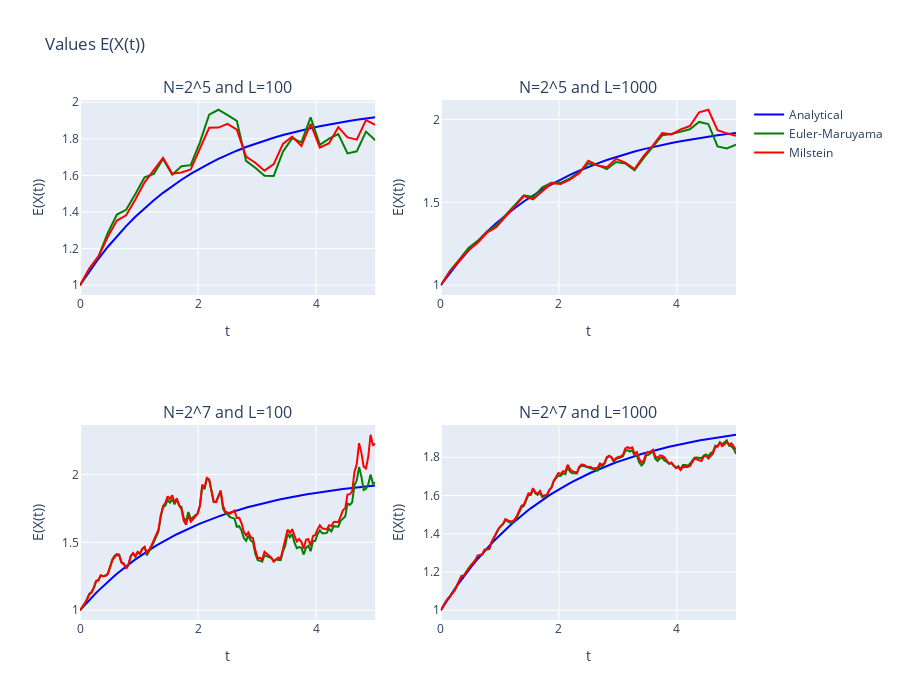

Notebook code cell kept with this figure:
### Markdown cell above
## 3. Examine the function of consecutive moments $\mathbb{E}X(t)$, $\mathbb{E}X^2(t)$, $Var X(t)$, $\mathbb{E}X^3(t)$

We will compare the values of the moments of the considered process for different lengths of intervals $N \in \{2^5, 2^7\}$ and for different number of simulations $L \in \{100, 1000\}$$ along with their approximation.

### 3.1. $E(X(t))$

### Code cell
#Initial values
title='E(X(t))'
N_s = [2**5, 2**7]
L_s = [100, 1000]
T = 5
moment = 'm1'

df_plot = pd.DataFrame()
#For each number of iterations
for i,n in enumerate(N_s):
    #For each number of simulations
    for j,l in enumerate(L_s):
        #Store reults
        df_compare = pd.concat([calculate_moments(m=moment,L=l,N=n,method='A'),
                        calculate_moments(m=moment,L=l,N=n,method='E-M'),
                        calculate_moments(m=moment,L=l,N=n,method='M')], ignore_index=True)
        df_compare['Method'] = sum([['Analytical'] * (n+1),
                                 ['Euler-Maruyama'] * (n+1),
                                 ['Milstein'] * (n+1)], [])
        df_compare['row'] = i+1
        df_compare['col'] = j+1
        df_plot = pd.concat([df_plot, df_compare], ignore_index=True)

#Plot
plot_moments(df_plot, title)

### Figure 1 — Plotly figure (JSON) as saved in the notebook; plotly's stock layout.template omitted (floating-point values rounded to 4 significant figures; data arrays with more than 128 entries replaced by an {"elided": "..."} marker saying what was removed)
{"data": [{"line": {"color": "blue"}, "name": "Analytical", "type": "scatter", "x": [0, 0.1562, 0.3125, 0.4688, 0.625, 0.7812, 0.9375, 1.094, 1.25, 1.406, 1.562, 1.719, 1.875, 2.031, 2.188, 2.344, 2.5, 2.656, 2.812, 2.969, 3.125, 3.281, 3.438, 3.594, 3.75, 3.906, 4.062, 4.219, 4.375, 4.531, 4.688, 4.844, 5], "xaxis": "x", "y": [1, 1.075, 1.145, 1.209, 1.268, 1.323, 1.374, 1.421, 1.465, 1.505, 1.542, 1.577, 1.608, 1.638, 1.665, 1.69, 1.713, 1.735, 1.755, 1.773, 1.79, 1.806, 1.821, 1.834, 1.847, 1.858, 1.869, 1.879, 1.888, 1.896, 1.904, 1.911, 1.918], "yaxis": "y"}, {"line": {"color": "blue"}, "name": "Analytical", "showlegend": false, "type": "scatter", "x": [0, 0.1562, 0.3125, 0.4688, 0.625, 0.7812, 0.9375, 1.094, 1.25, 1.406, 1.562, 1.719, 1.875, 2.031, 2.188, 2.344, 2.5, 2.656, 2.812, 2.969, 3.125, 3.281, 3.438, 3.594, 3.75, 3.906, 4.062, 4.219, 4.375, 4.531, 4.688, 4.844, 5], "xaxis": "x2", "y": [1, 1.075, 1.145, 1.209, 1.268, 1.323, 1.374, 1.421, 1.465, 1.505, 1.542, 1.577, 1.608, 1.638, 1.665, 1.69, 1.713, 1.735, 1.755, 1.773, 1.79, 1.806, 1.821, 1.834, 1.847, 1.858, 1.869, 1.879, 1.888, 1.896, 1.904, 1.911, 1.918], "yaxis": "y2"}, {"line": {"color": "blue"}, "name": "Analytical", "showlegend": false, "type": "scatter", "x": {"elided": "129 float values"}, "xaxis": "x3", "y": {"elided": "129 float values"}, "yaxis": "y3"}, {"line": {"color": "blue"}, "name": "Analytical", "showlegend": false, "type": "scatter", "x": {"elided": "129 float values"}, "xaxis": "x4", "y": {"elided": "129 float values"}, "yaxis": "y4"}, {"line": {"color": "green"}, "name": "Euler-Maruyama", "type": "scatter", "x": [0, 0.1562, 0.3125, 0.4688, 0.625, 0.7812, 0.9375, 1.094, 1.25, 1.406, 1.562, 1.719, 1.875, 2.031, 2.188, 2.344, 2.5, 2.656, 2.812, 2.969, 3.125, 3.281, 3.438, 3.594, 3.75, 3.906, 4.062, 4.219, 4.375, 4.531, 4.688, 4.844, 5], "xaxis": "x", "y": [1, 1.087, 1.156, 1.284, 1.386, 1.412, 1.498, 1.59, 1.609, 1.69, 1.604, 1.65, 1.656, 1.781, 1.932, 1.959, 1.929, 1.898, 1.679, 1.642, 1.599, 1.597, 1.73, 1.804, 1.78, 1.918, 1.767, 1.801, 1.826, 1.72, 1.732, 1.839, 1.792], "yaxis": "y"}, {"line": {"color": "green"}, "name": "Euler-Maruyama", "showlegend": false, "type": "scatter", "x": [0, 0.1562, 0.3125, 0.4688, 0.625, 0.7812, 0.9375, 1.094, 1.25, 1.406, 1.562, 1.719, 1.875, 2.031, 2.188, 2.344, 2.5, 2.656, 2.812, 2.969, 3.125, 3.281, 3.438, 3.594, 3.75, 3.906, 4.062, 4.219, 4.375, 4.531, 4.688, 4.844, 5], "xaxis": "x2", "y": [1, 1.087, 1.155, 1.224, 1.267, 1.323, 1.361, 1.421, 1.486, 1.543, 1.532, 1.591, 1.618, 1.617, 1.645, 1.682, 1.734, 1.724, 1.7, 1.743, 1.734, 1.693, 1.767, 1.837, 1.904, 1.912, 1.924, 1.941, 1.985, 1.972, 1.837, 1.825, 1.848], "yaxis": "y2"}, {"line": {"color": "green"}, "name": "Euler-Maruyama", "showlegend": false, "type": "scatter", "x": {"elided": "129 float values"}, "xaxis": "x3", "y": {"elided": "129 float values"}, "yaxis": "y3"}, {"line": {"color": "green"}, "name": "Euler-Maruyama", "showlegend": false, "type": "scatter", "x": {"elided": "129 float values"}, "xaxis": "x4", "y": {"elided": "129 float values"}, "yaxis": "y4"}, {"line": {"color": "red"}, "name": "Milstein", "type": "scatter", "x": [0, 0.1562, 0.3125, 0.4688, 0.625, 0.7812, 0.9375, 1.094, 1.25, 1.406, 1.562, 1.719, 1.875, 2.031, 2.188, 2.344, 2.5, 2.656, 2.812, 2.969, 3.125, 3.281, 3.438, 3.594, 3.75, 3.906, 4.062, 4.219, 4.375, 4.531, 4.688, 4.844, 5], "xaxis": "x", "y": [1, 1.091, 1.158, 1.263, 1.354, 1.382, 1.468, 1.562, 1.629, 1.696, 1.609, 1.616, 1.633, 1.749, 1.86, 1.861, 1.882, 1.85, 1.702, 1.669, 1.626, 1.662, 1.772, 1.813, 1.76, 1.882, 1.752, 1.776, 1.863, 1.808, 1.795, 1.903, 1.876], "yaxis": "y"}, {"line": {"color": "red"}, "name": "Milstein", "showlegend": false, "type": "scatter", "x": [0, 0.1562, 0.3125, 0.4688, 0.625, 0.7812, 0.9375, 1.094, 1.25, 1.406, 1.562, 1.719, 1.875, 2.031, 2.188, 2.344, 2.5, 2.656, 2.812, 2.969, 3.125, 3.281, 3.438, 3.594, 3.75, 3.906, 4.062, 4.219, 4.375, 4.531, 4.688, 4.844, 5], "xaxis": "x2", "y": [1, 1.086, 1.148, 1.211, 1.256, 1.317, 1.35, 1.413, 1.481, 1.537, 1.518, 1.57, 1.616, 1.61, 1.637, 1.675, 1.751, 1.722, 1.712, 1.762, 1.74, 1.701, 1.78, 1.843, 1.918, 1.91, 1.94, 1.96, 2.043, 2.058, 1.935, 1.916, 1.901], "yaxis": "y2"}, {"line": {"color": "red"}, "name": "Milstein", "showlegend": false, "type": "scatter", "x": {"elided": "129 float values"}, "xaxis": "x3", "y": {"elided": "129 float values"}, "yaxis": "y3"}, {"line": {"color": "red"}, "name": "Milstein", "showlegend": false, "type": "scatter", "x": {"elided": "129 float values"}, "xaxis": "x4", "y": {"elided": "129 float values"}, "yaxis": "y4"}], "layout": {"annotations": [{"font": {"size": 16}, "showarrow": false, "text": "N=2^5 and L=100", "x": 0.225, "xanchor": "center", "xref": "paper", "y": 1, "yanchor": "bottom", "yref": "paper"}, {"font": {"size": 16}, "showarrow": false, "text": "N=2^5 and L=1000", "x": 0.775, "xanchor": "center", "xref": "paper", "y": 1, "yanchor": "bottom", "yref": "paper"}, {"font": {"size": 16}, "showarrow": false, "text": "N=2^7 and L=100", "x": 0.225, "xanchor": "center", "xref": "paper", "y": 0.375, "yanchor": "bottom", "yref": "paper"}, {"font": {"size": 16}, "showarrow": false, "text": "N=2^7 and L=1000", "x": 0.775, "xanchor": "center", "xref": "paper", "y": 0.375, "yanchor": "bottom", "yref": "paper"}], "height": 700, "title": {"text": "Values E(X(t))"}, "xaxis": {"anchor": "y", "domain": [0, 0.45], "title": {"text": "t"}}, "xaxis2": {"anchor": "y2", "domain": [0.55, 1], "title": {"text": "t"}}, "xaxis3": {"anchor": "y3", "domain": [0, 0.45], "title": {"text": "t"}}, "xaxis4": {"anchor": "y4", "domain": [0.55, 1], "title": {"text": "t"}}, "yaxis": {"anchor": "x", "domain": [0.625, 1], "title": {"text": "E(X(t))"}}, "yaxis2": {"anchor": "x2", "domain": [0.625, 1], "title": {"text": "E(X(t))"}}, "yaxis3": {"anchor": "x3", "domain": [0, 0.375], "title": {"text": "E(X(t))"}}, "yaxis4": {"anchor": "x4", "domain": [0, 0.375], "title": {"text": "E(X(t))"}}}}
